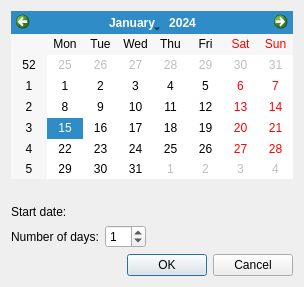
<?xml version="1.0" encoding="UTF-8"?>
<ui version="4.0">
 <class>AddExceptionalDayDialog</class>
 <widget class="QDialog" name="AddExceptionalDayDialog">
  <property name="geometry">
   <rect>
    <x>0</x>
    <y>0</y>
    <width>304</width>
    <height>287</height>
   </rect>
  </property>
  <property name="windowTitle">
   <string>Dialog</string>
  </property>
  <layout class="QFormLayout" name="formLayout">
   <item row="0" column="0" colspan="2">
    <widget class="QCalendarWidget" name="calendarWidget"/>
   </item>
   <item row="1" column="0">
    <widget class="QLabel" name="lblEmpty">
     <property name="text">
      <string/>
     </property>
    </widget>
   </item>
   <item row="2" column="0">
    <widget class="QLabel" name="lblStartDate">
     <property name="text">
      <string>Start date:</string>
     </property>
    </widget>
   </item>
   <item row="2" column="1">
    <widget class="QLabel" name="lblDatePlaceholder">
     <property name="text">
      <string/>
     </property>
    </widget>
   </item>
   <item row="4" column="0">
    <widget class="QLabel" name="lblNumDays">
     <property name="text">
      <string>Number of days:</string>
     </property>
    </widget>
   </item>
   <item row="4" column="1">
    <widget class="QSpinBox" name="spbNumDays">
     <property name="sizePolicy">
      <sizepolicy hsizetype="Fixed" vsizetype="Fixed">
       <horstretch>0</horstretch>
       <verstretch>0</verstretch>
      </sizepolicy>
     </property>
     <property name="value">
      <number>1</number>
     </property>
    </widget>
   </item>
   <item row="5" column="1">
    <widget class="QDialogButtonBox" name="buttonBox">
     <property name="orientation">
      <enum>Qt::Horizontal</enum>
     </property>
     <property name="standardButtons">
      <set>QDialogButtonBox::Cancel|QDialogButtonBox::Ok</set>
     </property>
    </widget>
   </item>
  </layout>
 </widget>
 <resources/>
 <connections>
  <connection>
   <sender>buttonBox</sender>
   <signal>accepted()</signal>
   <receiver>AddExceptionalDayDialog</receiver>
   <slot>accept()</slot>
   <hints>
    <hint type="sourcelabel">
     <x>248</x>
     <y>254</y>
    </hint>
    <hint type="destinationlabel">
     <x>157</x>
     <y>274</y>
    </hint>
   </hints>
  </connection>
  <connection>
   <sender>buttonBox</sender>
   <signal>rejected()</signal>
   <receiver>AddExceptionalDayDialog</receiver>
   <slot>reject()</slot>
   <hints>
    <hint type="sourcelabel">
     <x>316</x>
     <y>260</y>
    </hint>
    <hint type="destinationlabel">
     <x>286</x>
     <y>274</y>
    </hint>
   </hints>
  </connection>
 </connections>
</ui>
